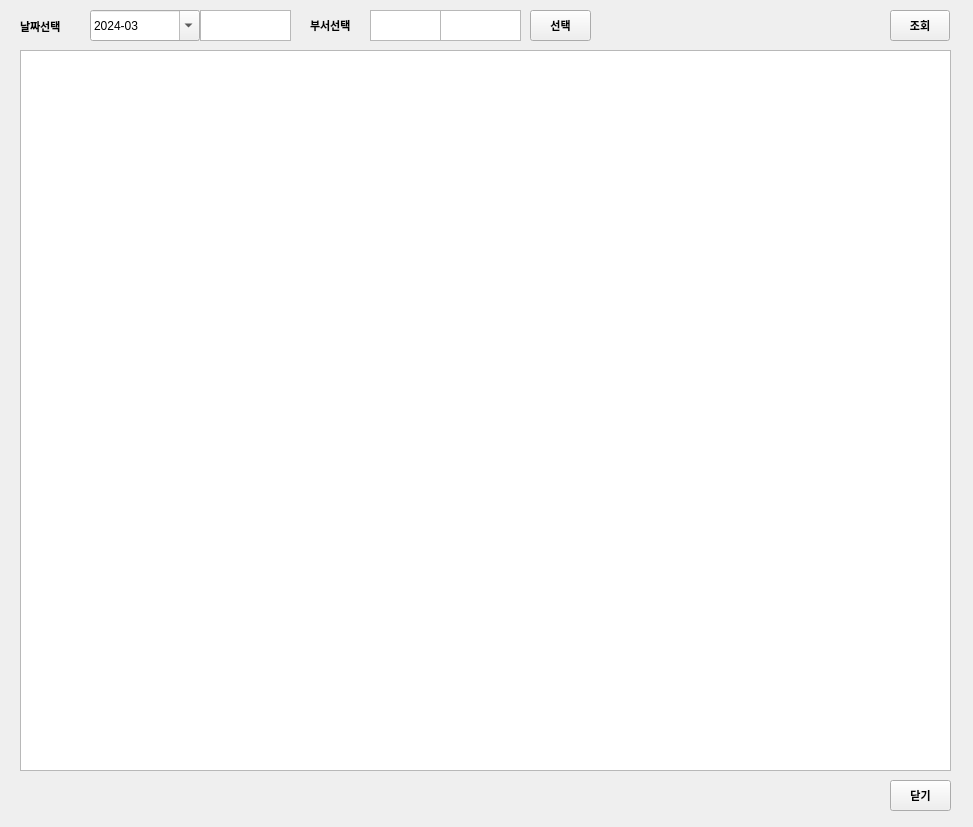
<?xml version="1.0" encoding="UTF-8"?>
<ui version="4.0">
 <class>win_upload_time</class>
 <widget class="QWidget" name="win_upload_time">
  <property name="geometry">
   <rect>
    <x>0</x>
    <y>0</y>
    <width>973</width>
    <height>827</height>
   </rect>
  </property>
  <property name="windowTitle">
   <string>Form</string>
  </property>
  <widget class="QPushButton" name="btn_select_dept">
   <property name="geometry">
    <rect>
     <x>530</x>
     <y>10</y>
     <width>61</width>
     <height>31</height>
    </rect>
   </property>
   <property name="font">
    <font>
     <family>Arial</family>
     <pointsize>8</pointsize>
     <weight>75</weight>
     <bold>true</bold>
    </font>
   </property>
   <property name="text">
    <string>선택</string>
   </property>
  </widget>
  <widget class="QPushButton" name="btn_search">
   <property name="geometry">
    <rect>
     <x>890</x>
     <y>10</y>
     <width>60</width>
     <height>31</height>
    </rect>
   </property>
   <property name="font">
    <font>
     <family>Arial</family>
     <pointsize>8</pointsize>
     <weight>75</weight>
     <bold>true</bold>
    </font>
   </property>
   <property name="text">
    <string>조회</string>
   </property>
  </widget>
  <widget class="QLabel" name="lbl_select_file">
   <property name="geometry">
    <rect>
     <x>20</x>
     <y>11</y>
     <width>71</width>
     <height>30</height>
    </rect>
   </property>
   <property name="font">
    <font>
     <family>Arial</family>
     <pointsize>8</pointsize>
     <weight>75</weight>
     <bold>true</bold>
    </font>
   </property>
   <property name="text">
    <string>날짜선택</string>
   </property>
  </widget>
  <widget class="QTableWidget" name="tbl_info">
   <property name="enabled">
    <bool>true</bool>
   </property>
   <property name="geometry">
    <rect>
     <x>20</x>
     <y>50</y>
     <width>931</width>
     <height>721</height>
    </rect>
   </property>
   <property name="sizeAdjustPolicy">
    <enum>QAbstractScrollArea::AdjustToContents</enum>
   </property>
   <property name="dragEnabled">
    <bool>true</bool>
   </property>
   <property name="selectionBehavior">
    <enum>QAbstractItemView::SelectRows</enum>
   </property>
   <property name="textElideMode">
    <enum>Qt::ElideMiddle</enum>
   </property>
   <attribute name="horizontalHeaderCascadingSectionResizes">
    <bool>true</bool>
   </attribute>
   <attribute name="horizontalHeaderShowSortIndicator" stdset="0">
    <bool>true</bool>
   </attribute>
   <attribute name="horizontalHeaderStretchLastSection">
    <bool>true</bool>
   </attribute>
   <attribute name="verticalHeaderCascadingSectionResizes">
    <bool>true</bool>
   </attribute>
   <attribute name="verticalHeaderStretchLastSection">
    <bool>false</bool>
   </attribute>
  </widget>
  <widget class="QPushButton" name="btn_close">
   <property name="geometry">
    <rect>
     <x>890</x>
     <y>780</y>
     <width>61</width>
     <height>31</height>
    </rect>
   </property>
   <property name="font">
    <font>
     <family>Arial</family>
     <pointsize>8</pointsize>
     <weight>75</weight>
     <bold>true</bold>
    </font>
   </property>
   <property name="text">
    <string>닫기</string>
   </property>
  </widget>
  <widget class="QDateEdit" name="date_select">
   <property name="geometry">
    <rect>
     <x>90</x>
     <y>10</y>
     <width>110</width>
     <height>31</height>
    </rect>
   </property>
   <property name="dateTime">
    <datetime>
     <hour>0</hour>
     <minute>0</minute>
     <second>0</second>
     <year>2024</year>
     <month>3</month>
     <day>1</day>
    </datetime>
   </property>
   <property name="displayFormat">
    <string>yyyy-MM</string>
   </property>
   <property name="calendarPopup">
    <bool>true</bool>
   </property>
  </widget>
  <widget class="QLabel" name="lbl_select_file_2">
   <property name="geometry">
    <rect>
     <x>310</x>
     <y>10</y>
     <width>61</width>
     <height>30</height>
    </rect>
   </property>
   <property name="font">
    <font>
     <family>Arial</family>
     <pointsize>8</pointsize>
     <weight>75</weight>
     <bold>true</bold>
    </font>
   </property>
   <property name="text">
    <string>부서선택</string>
   </property>
  </widget>
  <widget class="QTextEdit" name="txt_dept_id">
   <property name="geometry">
    <rect>
     <x>370</x>
     <y>10</y>
     <width>71</width>
     <height>31</height>
    </rect>
   </property>
  </widget>
  <widget class="QTextEdit" name="txt_dept_name">
   <property name="geometry">
    <rect>
     <x>440</x>
     <y>10</y>
     <width>81</width>
     <height>31</height>
    </rect>
   </property>
  </widget>
  <widget class="QTextEdit" name="txt_date">
   <property name="enabled">
    <bool>true</bool>
   </property>
   <property name="geometry">
    <rect>
     <x>200</x>
     <y>10</y>
     <width>91</width>
     <height>31</height>
    </rect>
   </property>
   <property name="font">
    <font>
     <family>맑은 고딕</family>
     <weight>75</weight>
     <bold>true</bold>
     <kerning>false</kerning>
    </font>
   </property>
   <property name="readOnly">
    <bool>true</bool>
   </property>
  </widget>
 </widget>
 <resources/>
 <connections/>
</ui>
